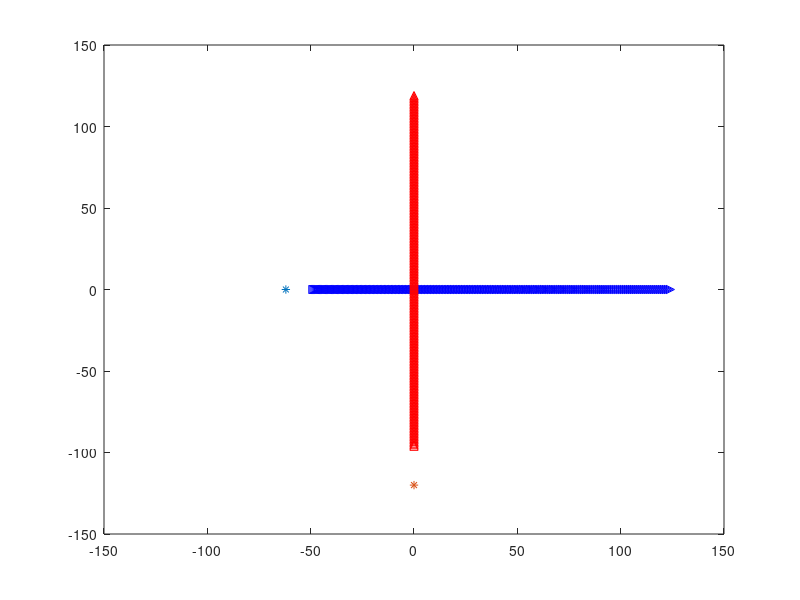

MATLAB code to generate this figure:
%Un tren y un auto se aproximan a un crucero x,y
%El tren se encuentra a 120m del crucero y
%El auto se encuentra a 62m en t=0
%El tren viaja a una velocidad constante de 86km/h
%El auto en t=0 va a 45km/h pero acelera a 1.22m/sec^2
%Chocan ambos vehiculos?
%Hacer una tabla con los valores de (x) y (y) la distancia entre ambos
%vehiculos d=sqrt(x^2+y^2)

pot=-120; %poscicion en mts antes del crucero del tren (t=0)
poc=-62; %posicion en mts antes del crucero del carro (t=0)
vot=(86*1000)/3600; %conversion de km/h en mts/seg
voc=(45*1000)/3600; %conversion
ac=1.22; %aceleracion
YC=0;%eje del auto
XT=0;%eje del tren
plot(poc,YC,'*')%grafica el punto inicial del auto con *
axis([-150,150,-150,150])
hold on
plot(XT,pot,'*')%grafica el punto inicial del tren con *
for t=1:0.04:10
    x= poc + voc*t + 0.5*ac*t.^2; %formula para x (tiene aceleracion)
    y= pot + vot*t; %forula para y (velocidad constante
    axis([-150,150,-150,150])
    plot(x,YC,'>b')
    plot(XT,y,'^r')
    pause(0.05)
end
hold off
